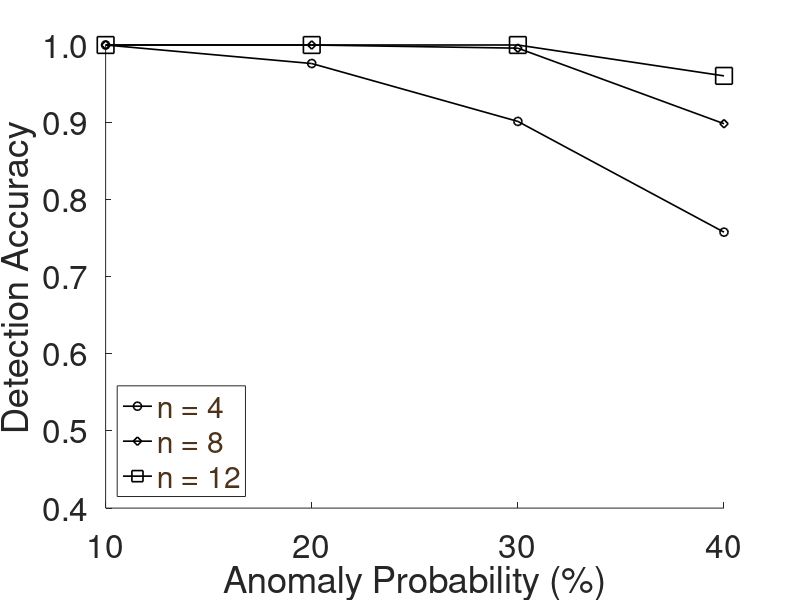
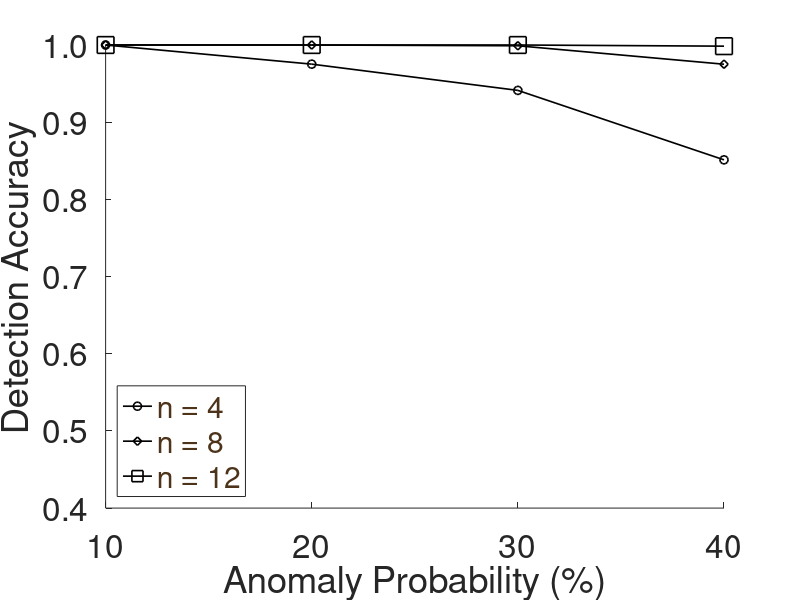
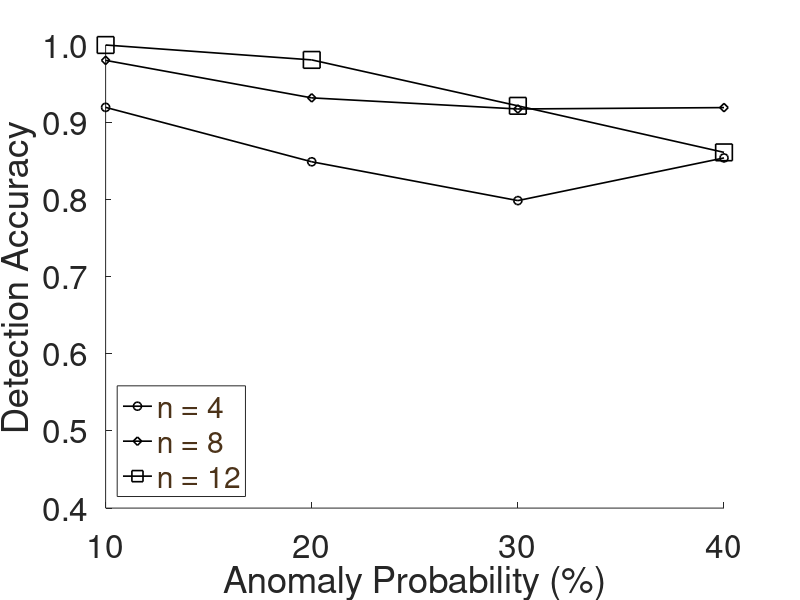
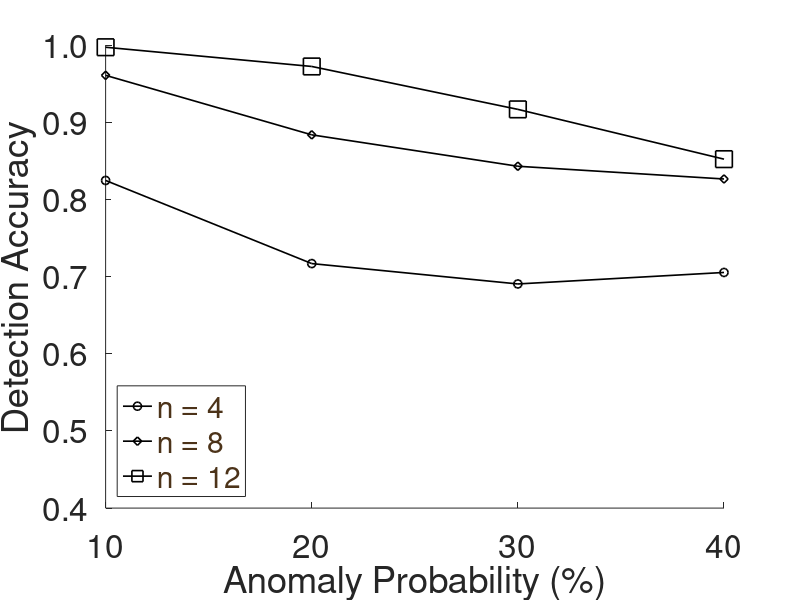

Source code (MATLAB) for these figures, in order:
x = 0.1:0.1:0.4;

%%%%%%%%%%%%%%%%%%%%%%%%%%%%%%%%%%%%%%%%%%%%%%%%%%%%%%%%%%%%%%%%%%%%%%%%%%%%%%%%%%%%%%%%%%%%%%%%%%%%

f1=[0.7273    0.8421    0.7742    0.7442    0.7692    0.6667    0.6301    0.5647    0.6136    0.4675
    1.0000    1.0000    0.9866    0.9760    0.9265    0.9010    0.8419    0.7575    0.6453    0.5388
    1.0000    1.0000    0.8276    1.0000    0.9091    0.7742    0.6567    0.7356    0.6813    0.6506
    1.0000    1.0000    1.0000    1.0000    0.9988    0.9959    0.9745    0.8980    0.6890    0.5411
    1.0000    1.0000    1.0000    1.0000    0.8511    0.7869    0.8235    0.7619    0.7273    0.4731
    1.0000    1.0000    1.0000    1.0000    1.0000    1.0000    1.0000    0.9600    0.8596    0.5259];

f1_bv2  = f1(1,2:2:8);
f1_cv2  = f1(2,2:2:8);
f1_bv4  = f1(3,2:2:8);
f1_cv4  = f1(4,2:2:8);
f1_bv16 = f1(5,2:2:8);
f1_cv16 = f1(6,2:2:8);

figure,hold;

plot (x,f1_cv2,'-ko', x,f1_cv4,'-kd', x,f1_cv16,'-ks','markersize',12);
hleg = legend('n = 4','n = 8','n = 12','location','Southwest');

set(hleg,'FontAngle','italic','TextColor',[.3,.2,.1],'Fontsize',20);
set(get(gca,'Children'),'linewidth',1.2);

box off

xlabel('Anomaly Probability (%)','fontsize',24);
ylabel('Detection Accuracy','fontsize',24);

set(gca,'XLim',[0.1 0.4])
set(gca,'XTick',0.1:0.1:0.4)
set(gca,'XTickLabel',{'10','20','30','40'},'fontsize',24);

set(gca,'YLim',[0.4 1])
set(gca,'YTick',0.4:0.1:1)
set(gca,'YTickLabel',{'0.4 ','0.5 ','0.6 ','0.7 ','0.8 ','0.9 ','1.0 '},'fontsize',24);

%%%%%%%%%%%%%%%%%%%%%%%%%%%%%%%%%%%%%%%%%%%%%%%%%%%%%%%%%%%%%%%%%%%%%%%%%%%%%%%%%%%%%%%%%%%%%%%%%%%%


f2=[0.7273    0.8421    0.9600    0.8000    0.7407    0.6400    0.6747    0.7273    0.7711    0.7843
    1.0000    1.0000    0.9863    0.9752    0.9543    0.9412    0.8814    0.8512    0.8061    0.7983
    1.0000    1.0000    1.0000    1.0000    0.7407    0.8421    0.8116    0.9143    0.8000    0.6733
    1.0000    1.0000    1.0000    1.0000    1.0000    0.9990    0.9974    0.9751    0.9430    0.8948
    1.0000    1.0000    1.0000    1.0000    0.8511    1.0000    0.7273    0.8533    0.9231    0.7027
    1.0000    1.0000    1.0000    1.0000    1.0000    1.0000    1.0000    0.9985    0.9885    0.9614];

f2_bv2  = f2(1,2:2:8);
f2_cv2  = f2(2,2:2:8);
f2_bv4  = f2(3,2:2:8);
f2_cv4  = f2(4,2:2:8);
f2_bv16 = f2(5,2:2:8);
f2_cv16 = f2(6,2:2:8);

figure,hold;

plot (x,f2_cv2,'-ko', x,f2_cv4,'-kd', x,f2_cv16,'-ks','markersize',12);
hleg = legend('n = 4','n = 8','n = 12','location','Southwest');

set(hleg,'FontAngle','italic','TextColor',[.3,.2,.1],'Fontsize',20);
set(get(gca,'Children'),'linewidth',1.2);

box off

xlabel('Anomaly Probability (%)','fontsize',24);
ylabel('Detection Accuracy','fontsize',24);

set(gca,'XLim',[0.1 0.4])
set(gca,'XTick',0.1:0.1:0.4)
set(gca,'XTickLabel',{'10','20','30','40'},'fontsize',24);

set(gca,'YLim',[0.4 1])
set(gca,'YTick',0.4:0.1:1)
set(gca,'YTickLabel',{'0.4 ','0.5 ','0.6 ','0.7 ','0.8 ','0.9 ','1.0 '},'fontsize',24);

%%%%%%%%%%%%%%%%%%%%%%%%%%%%%%%%%%%%%%%%%%%%%%%%%%%%%%%%%%%%%%%%%%%%%%%%%%%%%%%%%%%%%%%%%%%%%%%%%%%%

f3=[1.0000    1.0000    0.7742    1.0000    0.6897    0.8421    0.8116    0.7711    0.6207    0.7143
    0.9889    0.9192    0.8830    0.8487    0.8287    0.7984    0.8028    0.8537    0.8372    0.8178
    1.0000    1.0000    0.8276    0.8889    0.8889    0.7619    0.7778    0.7356    0.7059    0.7477
    0.9944    0.9801    0.9635    0.9315    0.9455    0.9171    0.8992    0.9189    0.8794    0.8676
    1.0000    0.8421    0.8571    0.7442    0.7547    0.7619    0.7273    0.6465    0.6990    0.7843
    1.0000    1.0000    0.9920    0.9807    0.9626    0.9212    0.8839    0.8609    0.8284    0.8144];

f3_bv2  = f3(1,2:2:8);
f3_cv2  = f3(2,2:2:8);
f3_bv4  = f3(3,2:2:8);
f3_cv4  = f3(4,2:2:8);
f3_bv16 = f3(5,2:2:8);
f3_cv16 = f3(6,2:2:8);

figure,hold;

plot (x,f3_cv2,'-ko', x,f3_cv4,'-kd', x,f3_cv16,'-ks','markersize',12);
hleg = legend('n = 4','n = 8','n = 12','location','Southwest');

set(hleg,'FontAngle','italic','TextColor',[.3,.2,.1],'Fontsize',20);
set(get(gca,'Children'),'linewidth',1.2);

box off

xlabel('Anomaly Probability (%)','fontsize',24);
ylabel('Detection Accuracy','fontsize',24);

set(gca,'XLim',[0.1 0.4])
set(gca,'XTick',0.1:0.1:0.4)
set(gca,'XTickLabel',{'10','20','30','40'},'fontsize',24);

set(gca,'YLim',[0.4 1])
set(gca,'YTick',0.4:0.1:1)
set(gca,'YTickLabel',{'0.4 ','0.5 ','0.6 ','0.7 ','0.8 ','0.9 ','1.0 '},'fontsize',24);


%%%%%%%%%%%%%%%%%%%%%%%%%%%%%%%%%%%%%%%%%%%%%%%%%%%%%%%%%%%%%%%%%%%%%%%%%%%%%%%%%%%%%%%%%%%%%%%%%%%%

f4=[1.0000    1.0000    0.9231    0.6033    0.6897    0.6206    0.7568    0.6882    0.7500    0.6667
    0.9689    0.8245    0.7338    0.7168    0.6764    0.6904    0.6860    0.7053    0.7302    0.7210
    1.0000    1.0000    0.8000    0.7442    0.8889    0.9231    0.7887    0.7442    0.7423    0.7843
    0.9889    0.9607    0.9361    0.8836    0.8571    0.8429    0.8168    0.8264    0.8552    0.8059
    0.7273    0.8421    0.7273    0.6400    0.8000    0.6761    0.7568    0.6465    0.7059    0.7407
    0.9944    0.9971    0.9840    0.9722    0.9634    0.9166    0.8819    0.8521    0.8374    0.8241];

f4_bv2  = f4(1,2:2:8);
f4_cv2  = f4(2,2:2:8);
f4_bv4  = f4(3,2:2:8);
f4_cv4  = f4(4,2:2:8);
f4_bv16 = f4(5,2:2:8);
f4_cv16 = f4(6,2:2:8);

figure,hold;

plot (x,f4_cv2,'-ko', x,f4_cv4,'-kd', x,f4_cv16,'-ks','markersize',12);
hleg = legend('n = 4','n = 8','n = 12','location','Southwest');

set(hleg,'FontAngle','italic','TextColor',[.3,.2,.1],'Fontsize',20);
set(get(gca,'Children'),'linewidth',1.2);

box off

xlabel('Anomaly Probability (%)','fontsize',24);
ylabel('Detection Accuracy','fontsize',24);

set(gca,'XLim',[0.1 0.4])
set(gca,'XTick',0.1:0.1:0.4)
set(gca,'XTickLabel',{'10','20','30','40'},'fontsize',24);

set(gca,'YLim',[0.4 1])
set(gca,'YTick',0.4:0.1:1)
set(gca,'YTickLabel',{'0.4 ','0.5 ','0.6 ','0.7 ','0.8 ','0.9 ','1.0 '},'fontsize',24);
